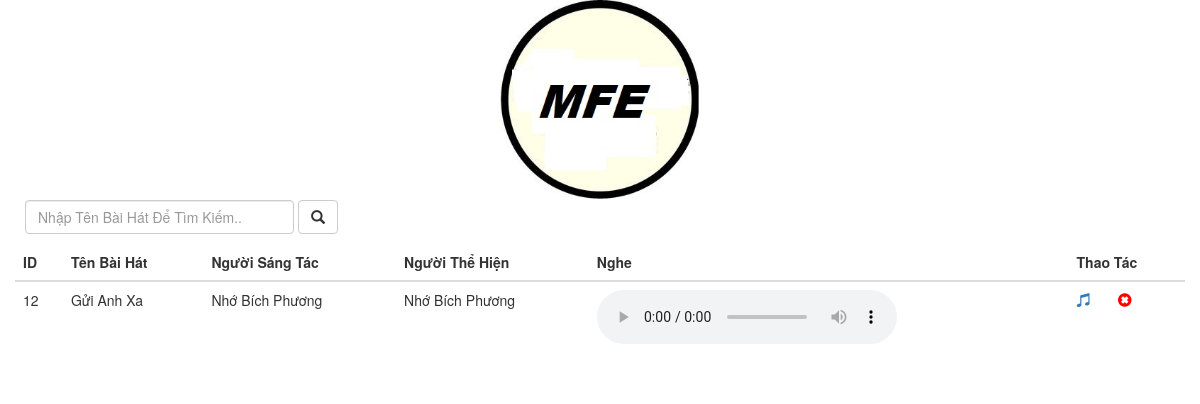
Page /Sources/song.php?type=NR on the earlier database version.
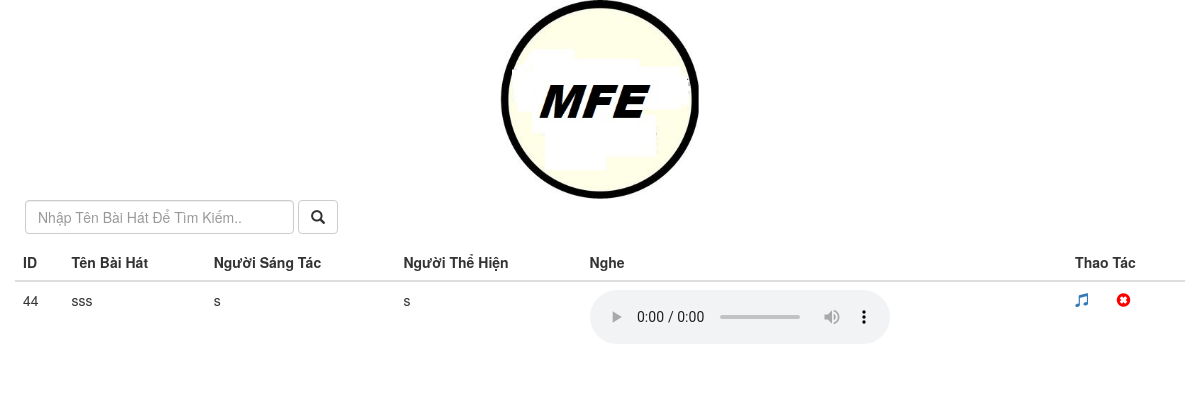
Same page on the later database version.
### tables this page shows
CREATE TABLE `listsong` (
  `id` int(11) NOT NULL,
  `name` varchar(50) NOT NULL,
  `author` varchar(40) NOT NULL,
  `singer` varchar(50) NOT NULL,
  `type` varchar(50) NOT NULL,
  `link` varchar(200) NOT NULL
);

### Sources/song.php (the view, shortened to what this page needs)
<!DOCTYPE html>
<html>
<head>
	<link rel="stylesheet" href="css/bootstrap.min.css">
</head>
<body >
	<div class="container-fluid" >
		<div style="background-color: white">
			<center><a href="#" target="blank"><img src="logo.jpg" width="200"></a></center>
			<form id="form_search" class="form-inline" method="POST" action="search.php" style="padding-left: 10px;padding-bottom: 10px;">
					<input class="form-control" type="text" name="search" placeholder="Nhập Tên Bài Hát Để Tìm Kiếm.." size="30">
					<button onclick="search();" class="btn btn-default" ><span class="glyphicon glyphicon-search"></span></button>
			</form>
		</div>
					<table class="table table-hover">
					    <thead>
					      <tr>
					        <th>ID</th>
					        <th>Tên Bài Hát</th>
					        <th>Người Sáng Tác</th>
					        <th>Người Thể Hiện</th>
					        <th>Nghe</th>
					        <th>Thao Tác</th>
					      </tr>
					    </thead>
					    <tbody>
					    <?php
						include("connect.php");
						$type = $_GET['type'];
						$sql = "Select id,name,author,singer,link From listsong where type='$type'";
						$result = $conn->query($sql);
						if ($result->num_rows == 0) {
							echo '<br><div class="alert alert-danger"><a href="#" class="close" data-dismiss="alert" aria-label="close">&times;</a><strong>Empty Song !</strong> Mục Này Chưa Có Bài Hát Nào.</div>';
						}
						else
						while($row = mysqli_fetch_assoc($result)){
							echo "<tr>";
							echo '<td>'.$row['id'].'</td>';
							echo '<td>'.$row['name'].'</td>';
							echo '<td>'.$row['author'].'</td>';
							echo '<td>'.$row['singer'].'</td>';
							echo '<td><audio src="music/PhiaSauMotCoGai.mp3" controls /></td>';
							echo '<td><a href="'.$row['link'].'" target="blank" title="Nghe!"><span class="glyphicon glyphicon-music"></span></a>&nbsp;&nbsp;&nbsp;&nbsp;&nbsp;&nbsp;
								<a href="deletesong.php?name='.$row['name'].'"><span style="color:red" class="glyphicon glyphicon-remove-sign"></span></a></td>';
							echo "</tr>";
						}
						?>
					</table>
			</div>
</body>
</html>

Differences in the rows shown:
removed listsong: id "12", name "Gửi Anh Xa", author "Nhớ Bích Phương", singer "Nhớ Bích Phương"
added listsong: id "44", name "sss", author "s", singer "s"
